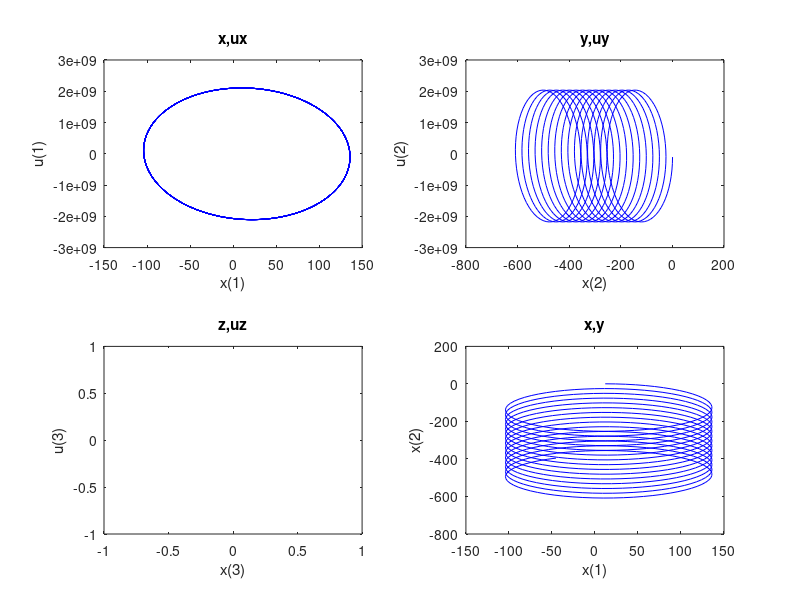
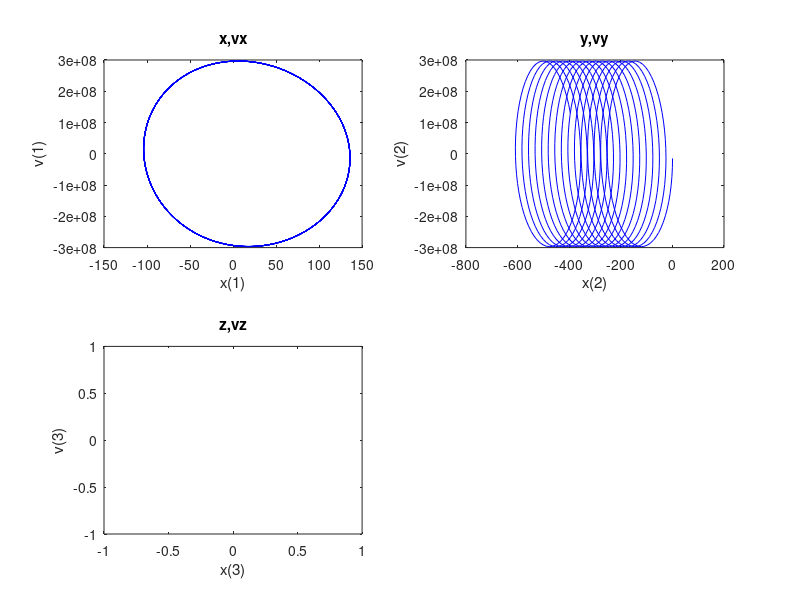
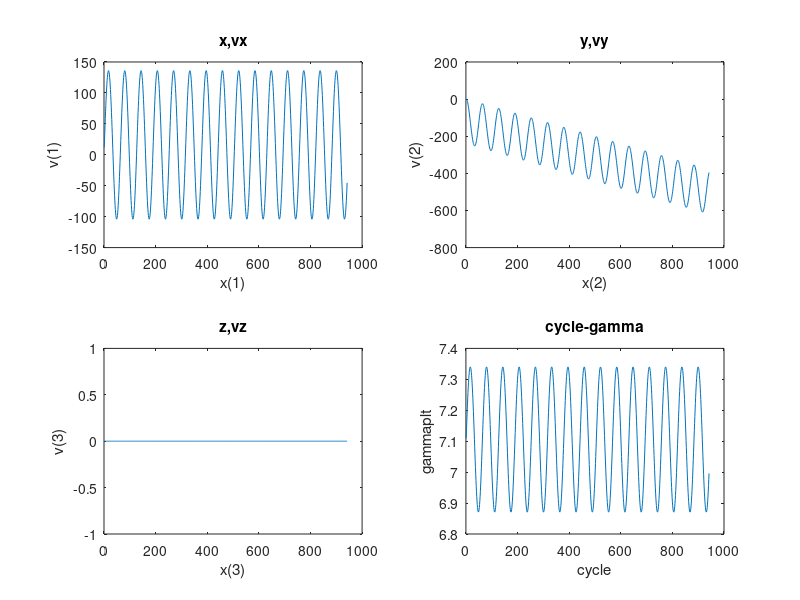

The MATLAB source for these figures, in order:
close all
clear all

e=1.602176e-19;
m=9.109e-31;
c= 299792458;

qom=e/m;

caso = 4
switch caso
case 1
%
% Case 1 - harmonic oscillator
%
E0=[0,0,0];
B0=[0,0,1e-7];
B1=[0,0,0];
E1=[-1e-3,0,0];
wcdt=.01; % Try 0.1 and 0.01
x0=[0,0,0];
v0=[c*.999,0,0]; % Try .999 and .99 and .9
gamma0=1/sqrt(1-dot(v0,v0)/c^2)
u0=v0.*gamma0;
wc=qom*norm(B0)/gamma0;

case 2
%
% Case 2 - relativistic gyromotion
%
E0=[0,0,0];
B0=[0,0,1e-4];
B1=[0,0,0];
E1=[0,0,0];
wcdt=.1; 
x0=[0,0,0];
v0=[c*.99,0,0];
gamma0=1/sqrt(1-dot(v0,v0)/c^2)
u0=v0.*gamma0;
%try correct relativisitc definition of wc and the classical
wc=qom*norm(B0)/gamma0;
%wc=qom*norm(B0);

case 3
%
% Case 3 - relativistic gyromotion with acceleration along B0
%
E0=[0,0,1e3];
B0=[0,0,1e-4];
B1=[0,0,0];
E1=[0,0,0];
wcdt=.1; 
x0=[0,0,0];
v0=[c*.9,0,0];
gamma0=1/sqrt(1-dot(v0,v0)/c^2)
u0=v0.*gamma0;
wc=qom*norm(B0)/gamma0;

case 4
%
% Case 4 - relativistic ExB, 
%
E0=[1e3,0,0];
B0=[0,0,1e-4];
B1=[0.0,0,0];
E1=[0,0,0];
wcdt=.1; 
x0=[0,0,0];
v0=[c*.99,0,0];
gamma0=1/sqrt(1-dot(v0,v0)/c^2)
u0=v0.*gamma0;
wc=qom*norm(B0)/gamma0;

otherwise
disp('Case not defined')
end






Time=15*2*pi/wc;
dt=wcdt/wc; 

NT=round(Time/dt);

u=u0-.5*dt*qom*(E0+cross(v0,B0));
x=x0;

xplt=[];
yplt=[];
zplt=[];
uxplt=[];
uyplt=[];
uzplt=[];

for it=1:NT
    gamma=sqrt(1+dot(u,u)/c^2);
    x=x+dt*u/gamma;
    E=E0+E1*x(1);
    B=B0+B1*x(2);
%
% Boris mover
%
qomdt2=dt*qom/2;
w=u+qomdt2*E;
gamman=sqrt(1+dot(w,w)/c^2);
h=qomdt2*B/gamman;
s=2*h/(1+dot(h,h));

up=w+cross(w+cross(w,h),s);
u=up+qomdt2*E;

xplt=[xplt;x(1)];
yplt=[yplt;x(2)];
zplt=[zplt;x(3)];
uxplt=[uxplt;u(1)];
uyplt=[uyplt;u(2)];
uzplt=[uzplt;u(3)];
end  

gammaplt=sqrt(1+(uxplt.^2+uyplt.^2+uzplt.^2)/c^2);
vxplt=uxplt./gammaplt;
vyplt=uyplt./gammaplt;
vzplt=uzplt./gammaplt;

color='b';

figure(1)
subplot(2,2,1)    
plot(xplt,uxplt,color)
xlabel('x(1)')
ylabel('u(1)')
title('x,ux')

subplot(2,2,2)    
plot(yplt,uyplt,color)
xlabel('x(2)')
ylabel('u(2)')
title('y,uy')

subplot(2,2,3)    
plot(zplt,uzplt,color)
xlabel('x(3)')
ylabel('u(3)')
title('z,uz')

subplot(2,2,4)    
plot(xplt,yplt,color)
xlabel('x(1)')
ylabel('x(2)')
title('x,y')

figure(2)
subplot(2,2,1)    
plot(xplt,vxplt,color)
xlabel('x(1)')
ylabel('v(1)')
title('x,vx')

subplot(2,2,2)    
plot(yplt,vyplt,color)
xlabel('x(2)')
ylabel('v(2)')
title('y,vy')

subplot(2,2,3)    
plot(zplt,vzplt,color)
xlabel('x(3)')
ylabel('v(3)')
title('z,vz')

figure(3)
subplot(2,2,1)    
plot(xplt)
xlabel('x(1)')
ylabel('v(1)')
title('x,vx')

subplot(2,2,2)    
plot(yplt)
xlabel('x(2)')
ylabel('v(2)')
title('y,vy')

subplot(2,2,3)    
plot(zplt)
xlabel('x(3)')
ylabel('v(3)')
title('z,vz')

subplot(2,2,4)    
plot(gammaplt)
xlabel('cycle')
ylabel('gammaplt')
title('cycle-gamma')